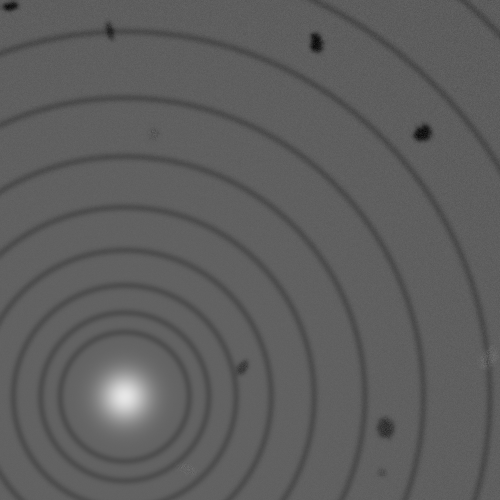
#> input picture images/example_image.png, 1000 x 1000 px (shown at 1/2 size)
$ python -i circlefinder.py   (imports and definitions only)
#> lines starting #> are read from the running program, lines starting #| are printed output that depends on the picture; after the words box and inside, x2 and y2 are one past the last pixel; in counts of white or black regions, pixels touching at a corner belong together
#> further down, picture is the input picture: shape (1000, 1000); min 0, max 231, mean 93.8
"""
Backend code for detection.

Run ``find_circles.py`` from the command line if you are looking to run this on an image.

By Levi Hauser, 20-March-2026
"""

import cv2 as cv
import numpy as np
from scipy.signal import find_peaks

class CircleFinder:
    """Class to find the center and concentric circular rings of images generated
    for the Metrology Algorithms Challenge. Create an instance for each image to be processed."""

    def __init__(self, img, noisy=False):
        """
        Initializes a`CircleFinder` object.

        :param img: the grayscale image to be analyzed
        :param noisy: uses noise- and contamination-combating techniques; do not use
        unless the image is noisy
        """
#> called with noisy = False
        if img.ndim != 2:
            raise ValueError("Expected img to be a grayscale image!")
        self.img = img                      # set image
        self.noisy = noisy                  # determine whether using noise-combating techniques
        self.center = self.get_center()     # find the image's center
#> self.center = (248, 792)
        self._init_radial_profile()         # find radial patterns


    def get_img(self):
        """Returns the image being analyzed."""
        return self.img

    def get_avg(self):
        """
        Returns an array containing the average pixel values at each radius.

        ``self.get_avg()[i]`` is the average of the values at a distance of `i` pixels from the center.
        """
        return self.avg

    def get_stdev(self):
        """
        Returns an array containing the standard deviation of the pixel values at each radius. Only available if
        the object was initialized with ``noisy=True``.

        ``self.get_stdev()[i]`` is the standard deviation of the values at a distance of `i` pixels from the center.
        """
        if 'stdev' in self.__dict__:
            return self.stdev
        else:
            raise AttributeError('stdev is only computed if self.noisy=True!')

    def get_avg_rem_outliers(self):
        """
        Returns an array containing the average pixel values at each radius, with outliers removed. Only available if
        the object was initialized with ``noisy=True``.

        ``self.get_avg_rem_outliers()[i]`` is the average of the values at a distance of `i` pixels from the center.
        """
        if 'avg_rem_outliers' in self.__dict__:
            return self.avg_rem_outliers
        else:
            raise AttributeError('avg_rem_outliers is only computed if self.noisy=True!')

    def get_center(self):
        """
        Returns the coordinates of the center of `self.img`.

        Currently finds the brightest pixel, which is susceptible to noise and contamination, and
        specific to the Metrology Algorithms Challenge images.
        """
        if 'center' in self.__dict__:
            return self.center
        else:
            if self.noisy:
                # Take median blur to counteract blotchy contamination
                dst = cv.medianBlur(self.img, 39)

                # Remove background larger than central blur to leave just central Gaussian
                bg = cv.blur(dst, (301, 301))
                dst_sub = cv.subtract(dst, bg)

                # Find brightest point on central Gaussian
                return cv.minMaxLoc(dst_sub)[3]
            else:
                # Don't need to do extra filtering unless the image is noisy
                return cv.minMaxLoc(self.img)[3]

    def get_circles(self):
        """Returns an array containing the radii (in pixels) of the detected circles."""
        if 'radii' in self.__dict__:
            return self.radii

        else:
            # find radii of minimum brightness
            # only use average without outliers if noisy; otherwise stdev=0 and all points removed -> signal mismatch
            if self.noisy:
                # distance = 20 and prominence = 3 are tuned parameters for this specific problem
                self.radii, _ = find_peaks(-self.get_avg_rem_outliers(), distance=20, prominence=3)
                # don't count fringes at the center point if they get detected
                if self.radii[0] < 10:
                    self.radii = self.radii[1:]

                # don't count fringes near the farmost corner; too little data to reliably detect
                while self.radii[-1] > len(self.get_avg()) - 25:
                    self.radii = self.radii[:-1]
            else:
                self.radii, _ = find_peaks(-self.get_avg(), distance=20, prominence=1)

            return self.radii

    def marked_img(self):
        """Returns a color image with the center and concentric circles marked."""
        new_img = cv.cvtColor(self.img, cv.COLOR_GRAY2BGR)

        # draw fringes
        radii = self.get_circles()
        for radius in radii:
            cv.circle(new_img, self.get_center(), radius, (0, 255, 0), 3)

        # draw center
        cv.circle(new_img, self.get_center(), 10, (0, 0, 255), -1)

        return new_img

    def quad_regression(self):
        """
        Run a quadratic regression on the fringe radii, and return [`c`, `b`, `a`],
        where the modeled radius `r` at fringe number `n` is `r = an^2 + bn + c`.
        """
        n = np.arange(len(self.get_circles()))
        coef = np.polynomial.polynomial.polyfit(n, self.get_circles(), deg=2)
        return coef

    def _init_radial_profile(self):
        """
        Creates and stores the average and standard deviation of all pixel values at each radius.
        """
        h, w = self.img.shape
#> h = 1000; w = 1000
        y, x = np.ogrid[:h, :w]
#> y = 1000 values from 0 to 999
        cx, cy = self.get_center()
#> cx = 248; cy = 792
        xdist = x - cx
        ydist = y - cy
#> ydist = 1000 values from -792 to 207

        # calculate radii (in pixels) of each point in the image
        r = np.sqrt(xdist * xdist + ydist * ydist).astype(np.int32)
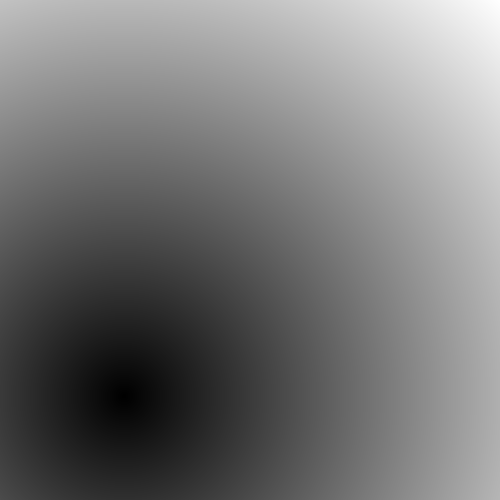
#> r: shape (1000, 1000) int32 (shown at 1/2 size); min 0, max 1091, mean 508.2; drawn with min black and max white

        # blur to remove Gaussian noise
        blurred = cv.blur(self.img, (10, 10))

        # flatten for bincount
        r_flat = r.ravel()
        img_flat = blurred.ravel().astype(np.int32)

        # sort pixels by radii
        _, inv, counts = np.unique(r_flat, return_inverse=True, return_counts=True)
#> counts = 1092 values, max 1659 at index 749, min 1 at index 0, mean 915.8
        # sum of values per radius
        sum_vals = np.bincount(inv, weights=img_flat)
#> sum_vals = 1092 values, max 156114 at index 749, min 93 at index 1091, mean 85862.4

        # compute average
        avg = sum_vals / counts
#> avg = 1092 values, max 229.4 at index 1, min 73.91 at index 1042, mean 98.01

        self.avg = avg
#> self.avg has the same summary as avg

        if self.noisy: # only need to remove outliers if noisy
            # sum of squares per radius
            sum_sq = np.bincount(inv, weights=np.square(img_flat))

            # compute standard deviation
            stdev = np.sqrt(np.maximum(0.0, sum_sq / counts - np.square(avg)))

            # recompute average without outliers (to filter out blotchy contamination)
            dev = np.abs(img_flat - avg[inv])
            mask = dev < stdev[inv]
            sum_vals_noout = np.bincount(inv[mask], weights=img_flat[mask], minlength=len(counts))
            counts_noout = np.bincount(inv[mask], minlength=len(counts))
            avg_noout = np.divide(sum_vals_noout, counts_noout, where=counts_noout > 0)

            self.stdev = stdev
            self.avg_rem_outliers = avg_noout

>>> import cv2
>>> picture = cv2.imread('images/example_image.png', cv2.IMREAD_GRAYSCALE)
>>> result = CircleFinder(picture).marked_img()
#> in get_circles, `self.radii, _ = find_peaks(-self.get_avg(), distance=20, prominence=1)`: self.radii = [129, 167, 222, 292, 378, 480, 530, 597, 730, 808, 878, 1042]
#> in marked_img, `radii = self.get_circles()`: radii has the same summary as self.radii in get_circles
#> the loop in marked_img, `for radius in radii:` made 12 passes
#> radius on passes 1 to 12: 129, 167, 222, 292, 378, 480, 530, 597, 730, 808, 878, 1042
#> after the loop in marked_img, `for radius in radii:`:
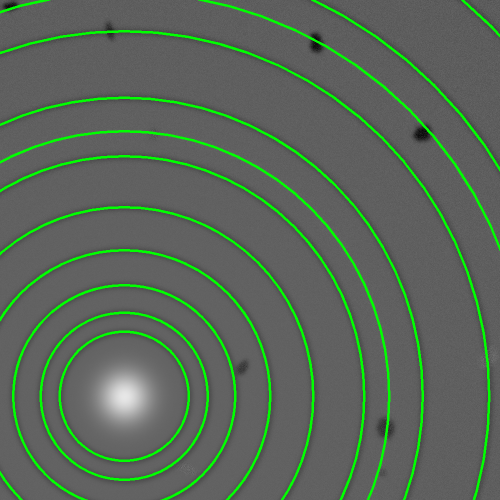
#> new_img: shape (1000, 1000, 3) (shown at 1/2 size); 6.12% of pixels changed, all inside (x1, y1, x2, y2) = (0, 0, 1000, 1000)
#> in marked_img, `cv.circle(new_img, self.get_center(), 10, (0, 0, 255), -1)`: new_img: shape (1000, 1000, 3); 0.03% of pixels changed, all inside (x1, y1, x2, y2) = (238, 782, 259, 803)
